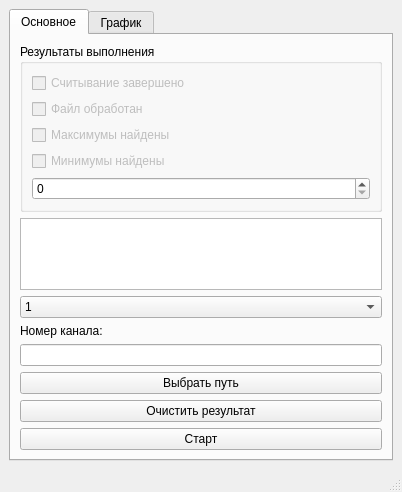
<?xml version="1.0" encoding="UTF-8"?>
<ui version="4.0">
 <class>MainWindow</class>
 <widget class="QMainWindow" name="MainWindow">
  <property name="geometry">
   <rect>
    <x>0</x>
    <y>0</y>
    <width>402</width>
    <height>484</height>
   </rect>
  </property>
  <property name="windowTitle">
   <string>MainWindow</string>
  </property>
  <widget class="QWidget" name="centralwidget">
   <layout class="QHBoxLayout" name="horizontalLayout">
    <item>
     <widget class="QTabWidget" name="tabWidget">
      <property name="currentIndex">
       <number>0</number>
      </property>
      <widget class="QWidget" name="tb_tabTwo">
       <attribute name="title">
        <string>Основное</string>
       </attribute>
       <layout class="QVBoxLayout" name="verticalLayout">
        <item>
         <widget class="QGroupBox" name="gb_result">
          <property name="title">
           <string>Результаты выполнения</string>
          </property>
          <layout class="QFormLayout" name="formLayout">
           <item row="0" column="0">
            <widget class="QCheckBox" name="chB_readSucces">
             <property name="enabled">
              <bool>false</bool>
             </property>
             <property name="text">
              <string>Считывание завершено</string>
             </property>
             <property name="checkable">
              <bool>true</bool>
             </property>
            </widget>
           </item>
           <item row="1" column="0">
            <widget class="QCheckBox" name="chB_procFileSucces">
             <property name="enabled">
              <bool>false</bool>
             </property>
             <property name="text">
              <string>Файл обработан</string>
             </property>
             <property name="checkable">
              <bool>true</bool>
             </property>
            </widget>
           </item>
           <item row="2" column="0">
            <widget class="QCheckBox" name="chB_maxSucess">
             <property name="enabled">
              <bool>false</bool>
             </property>
             <property name="text">
              <string>Максимумы найдены</string>
             </property>
             <property name="checkable">
              <bool>true</bool>
             </property>
            </widget>
           </item>
           <item row="3" column="0">
            <widget class="QCheckBox" name="chB_minSucess">
             <property name="enabled">
              <bool>false</bool>
             </property>
             <property name="text">
              <string>Минимумы найдены</string>
             </property>
            </widget>
           </item>
           <item row="4" column="0" colspan="2">
            <widget class="QSpinBox" name="spinBox"/>
           </item>
          </layout>
         </widget>
        </item>
        <item>
         <widget class="QTextEdit" name="te_Result">
          <property name="readOnly">
           <bool>true</bool>
          </property>
         </widget>
        </item>
        <item>
         <widget class="QComboBox" name="cmB_numCh">
          <item>
           <property name="text">
            <string>1</string>
           </property>
          </item>
          <item>
           <property name="text">
            <string>2</string>
           </property>
          </item>
          <item>
           <property name="text">
            <string>3</string>
           </property>
          </item>
         </widget>
        </item>
        <item>
         <widget class="QLabel" name="lb_numCh">
          <property name="text">
           <string>Номер канала:</string>
          </property>
         </widget>
        </item>
        <item>
         <widget class="QLineEdit" name="le_path">
          <property name="readOnly">
           <bool>true</bool>
          </property>
         </widget>
        </item>
        <item>
         <widget class="QPushButton" name="pb_path">
          <property name="text">
           <string>Выбрать путь</string>
          </property>
         </widget>
        </item>
        <item>
         <widget class="QPushButton" name="pb_clearResult">
          <property name="text">
           <string>Очистить результат</string>
          </property>
         </widget>
        </item>
        <item>
         <widget class="QPushButton" name="pb_start">
          <property name="text">
           <string>Старт</string>
          </property>
          <property name="flat">
           <bool>false</bool>
          </property>
         </widget>
        </item>
       </layout>
      </widget>
      <widget class="QWidget" name="tb_tabOne">
       <attribute name="title">
        <string>График</string>
       </attribute>
       <layout class="QVBoxLayout" name="verticalLayout_2">
        <item>
         <widget class="QWidget" name="wd_graphic" native="true"/>
        </item>
       </layout>
      </widget>
     </widget>
    </item>
   </layout>
  </widget>
  <widget class="QMenuBar" name="menubar">
   <property name="geometry">
    <rect>
     <x>0</x>
     <y>0</y>
     <width>402</width>
     <height>17</height>
    </rect>
   </property>
  </widget>
  <widget class="QStatusBar" name="statusbar"/>
 </widget>
 <resources/>
 <connections>
  <connection>
   <sender>pb_clearResult</sender>
   <signal>clicked()</signal>
   <receiver>te_Result</receiver>
   <slot>clear()</slot>
   <hints>
    <hint type="sourcelabel">
     <x>224</x>
     <y>369</y>
    </hint>
    <hint type="destinationlabel">
     <x>211</x>
     <y>248</y>
    </hint>
   </hints>
  </connection>
 </connections>
</ui>
